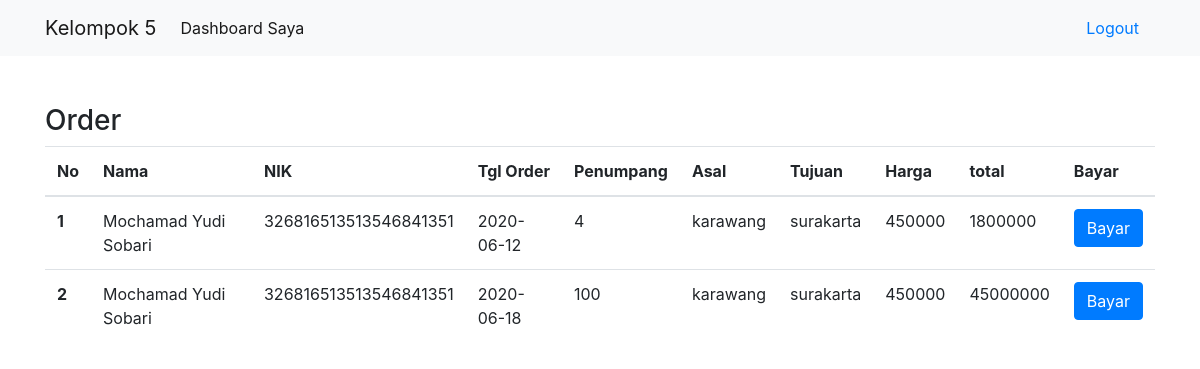
The page /myorder.php (signed in) on the database its author committed.
### tables this page shows
CREATE TABLE `t_order` (
  `id` varchar(128) NOT NULL,
  `id_user` int(11) NOT NULL,
  `id_jadwal` int(11) NOT NULL,
  `nama` varchar(255) NOT NULL,
  `usia` varchar(255) NOT NULL,
  `no_kk` varchar(255) NOT NULL,
  `no_hp` varchar(255) NOT NULL,
  `tgl_order` date NOT NULL,
  `jml_penumpang` int(11) NOT NULL,
  `date_created` datetime NOT NULL
);

CREATE TABLE `jadwal` (
  `id` varchar(255) NOT NULL,
  `asal` varchar(255) DEFAULT NULL,
  `tujuan` varchar(255) DEFAULT NULL,
  `kelas` varchar(255) DEFAULT NULL,
  `harga` varchar(255) DEFAULT NULL,
  `tanggal` date DEFAULT NULL,
  `waktu` varchar(255) NOT NULL
);

### myorder.php (the view, shortened to what this page needs)
<?php
	$id = $_SESSION['user_id'];
	require 'pages/templates/header.php';
	require 'pages/navbar/navbar.php';
	$sql = "SELECT t_order.*, jadwal.*, payment.id as paid, payment.id_order, payment.payment_code as pacod
			FROM t_order
	    	JOIN jadwal ON jadwal.id  = t_order.id_jadwal
	    	INNER JOIN payment ON payment.id_order = t_order.id
				  WHERE t_order.id_user= $id";
	$result = mysqli_query($conn,$sql);
 ?>
<div class="container mt-5">
	<div class="title">
		<h3>Order</h3>
	</div>
	<table class="table">
		<thead>
			<tr>
			<th scope="col">No</th>
			<th scope="col">Nama</th>
			<th scope="col">NIK</th>
			<th scope="col">Tgl Order</th>
			<th scope="col">Penumpang</th>
			<th scope="col">Asal</th>
			<th scope="col">Tujuan</th>
			<th>Harga</th>
			<th>total</th>
			<th>Bayar</th>
			</tr>
		</thead>
		<tbody class="body-payment">
			<?php
				$i = 1;
				while($row = mysqli_fetch_array($result)){
					$harga = $row['harga'];
					$penumpang = $row['jml_penumpang'];
					$total_harga = $harga * $penumpang;
					$paid = $row['paid'];
					$pacod = $row['pacod'];
			 ?>
			<tr>
				<th scope="row"><?=$i++?></th>
				<td><?=$row['nama']?></td>
				<td><?=$row['no_kk']?></td>
				<td><?=$row['tgl_order']?></td>
				<td><?= $row['jml_penumpang']?></td>
				<td style="<?=$a;?>"><?=$row['asal']?></td>
				<td><?=$row['tujuan']?></td>
				<td><?=$harga;?></td>
				<td><?=$total_harga;?></td>
				<td>
					<a href="payment.php?id=<?=$paid;?>&paymentUrl=<?=$pacod;?>" class="btn btn-primary">Bayar</a>
				</td>
			</tr>
			<?php } ?>
		</tbody>
	</table>
</div>

### pages/templates/header.php (shortened to what this page needs)
<!DOCTYPE html>
<html>
<head>
  <link href="vendor/fontawesome-free/css/all.min.css" rel="stylesheet" type="text/css">
  <link href="../vendor/css/sb-admin-2.min.css" rel="stylesheet">
	<link href="https://stackpath.bootstrapcdn.com/bootstrap/4.5.0/css/bootstrap.min.css" rel="stylesheet">
	<link rel="stylesheet" type="text/css" href="assets/css/style.css">
</head>
<body>

### pages/navbar/navbar.php (shortened to what this page needs)
<nav class="navbar navbar-expand-lg navbar-light bg-light">
	<div class="container">
		<a class="navbar-brand" href="index.php">Kelompok 5</a>
		<div class="collapse navbar-collapse" id="navbarSupportedContent">
			<ul class="navbar-nav mr-auto">
				<?php  if (isset($_SESSION['status'])){?>
					<li class="nav-item active">
						<a class="nav-link" href="dashboard/index.php">Dashboard Saya</a>
					</li>
				<?php }else{?>
					<li class="nav-item active">
						<a class="nav-link" href="index.php">Beranda <span class="sr-only">(current)</span></a>
					</li>
				<?php } ?>
			</ul>
			<div class="form-inline my-2 my-lg-0">
				<?php
					if(isset($_SESSION['status'])) {
						if ($_SESSION['level'] ==='admin') {
							echo '<a href="/1/tugas-kereta/logout.php" class="nav-link">Logout</a>';
						}else{
							echo '<a href="/1/tugas-kereta/logout.php" class="nav-link">Logout</a>';
						}
					} else {
					echo '<a href="login.php" class="nav-link">Login</a><a href="register.php" class="nav-link">Registrasi</a>';
				} ?>
			</div>
		</div>
	</div>
</nav>

### assets/css/style.css (style rules this page uses)
* { margin:0; padding:0; }

### rows shown on the page
t_order: nama "Mochamad Yudi Sobari", no_kk "326816513513546841351", tgl_order "2020-06-12", jml_penumpang "4", jadwal.asal "karawang", jadwal.tujuan "surakarta", jadwal.harga "450000", jml_penumpang.harga "1800000"
t_order: nama "Mochamad Yudi Sobari", no_kk "326816513513546841351", tgl_order "2020-06-18", jml_penumpang "100", jadwal.asal "karawang", jadwal.tujuan "surakarta", jadwal.harga "450000", jml_penumpang.harga "45000000"
